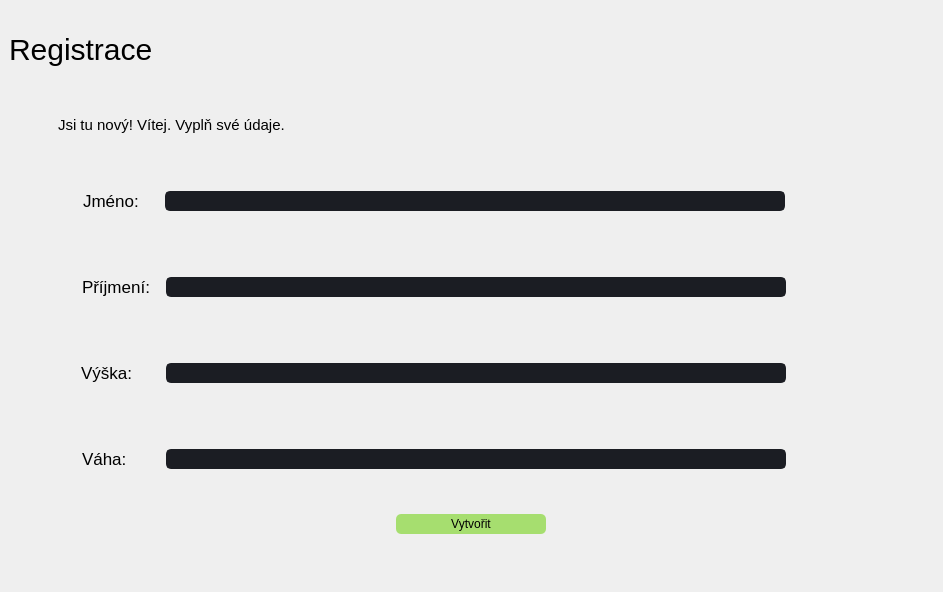
                  <widget class="QWidget" name="registration_widget">
                   <layout class="QHBoxLayout" name="horizontalLayout_56">
                    <property name="spacing">
                     <number>0</number>
                    </property>
                    <property name="leftMargin">
                     <number>0</number>
                    </property>
                    <property name="topMargin">
                     <number>0</number>
                    </property>
                    <property name="rightMargin">
                     <number>0</number>
                    </property>
                    <property name="bottomMargin">
                     <number>0</number>
                    </property>
                    <item>
                     <widget class="QFrame" name="registration_frame">
                      <property name="styleSheet">
                       <string notr="true">border: none;</string>
                      </property>
                      <property name="frameShape">
                       <enum>QFrame::StyledPanel</enum>
                      </property>
                      <property name="frameShadow">
                       <enum>QFrame::Raised</enum>
                      </property>
                      <layout class="QVBoxLayout" name="verticalLayout_20">
                       <item>
                        <widget class="QLabel" name="label_23">
                         <property name="minimumSize">
                          <size>
                           <width>0</width>
                           <height>80</height>
                          </size>
                         </property>
                         <property name="styleSheet">
                          <string notr="true">QLabel {
	font-size: 30px;
	qproperty-alignment: AlignCenter;
}</string>
                         </property>
                         <property name="text">
                          <string>Registrace</string>
                         </property>
                        </widget>
                       </item>
                       <item>
                        <widget class="QFrame" name="frame_20">
                         <property name="minimumSize">
                          <size>
                           <width>0</width>
                           <height>60</height>
                          </size>
                         </property>
                         <property name="frameShape">
                          <enum>QFrame::StyledPanel</enum>
                         </property>
                         <property name="frameShadow">
                          <enum>QFrame::Raised</enum>
                         </property>
                         <layout class="QHBoxLayout" name="horizontalLayout_62">
                          <item>
                           <spacer name="horizontalSpacer_57">
                            <property name="orientation">
                             <enum>Qt::Horizontal</enum>
                            </property>
                            <property name="sizeHint" stdset="0">
                             <size>
                              <width>40</width>
                              <height>20</height>
                             </size>
                            </property>
                           </spacer>
                          </item>
                          <item>
                           <widget class="QLabel" name="label_28">
                            <property name="styleSheet">
                             <string notr="true">QLabel {
	font-size: 15px;
}</string>
                            </property>
                            <property name="text">
                             <string>Jsi tu nový! Vítej. Vyplň své údaje.</string>
                            </property>
                           </widget>
                          </item>
                          <item>
                           <spacer name="horizontalSpacer_58">
                            <property name="orientation">
                             <enum>Qt::Horizontal</enum>
                            </property>
                            <property name="sizeType">
                             <enum>QSizePolicy::Fixed</enum>
                            </property>
                            <property name="sizeHint" stdset="0">
                             <size>
                              <width>600</width>
                              <height>20</height>
                             </size>
                            </property>
                           </spacer>
                          </item>
                          <item>
                           <spacer name="horizontalSpacer_56">
                            <property name="orientation">
                             <enum>Qt::Horizontal</enum>
                            </property>
                            <property name="sizeHint" stdset="0">
                             <size>
                              <width>40</width>
                              <height>20</height>
                             </size>
                            </property>
                           </spacer>
                          </item>
                         </layout>
                        </widget>
                       </item>
                       <item>
                        <widget class="QFrame" name="registration_name_frame">
                         <property name="minimumSize">
                          <size>
                           <width>0</width>
                           <height>80</height>
                          </size>
                         </property>
                         <property name="frameShape">
                          <enum>QFrame::StyledPanel</enum>
                         </property>
                         <property name="frameShadow">
                          <enum>QFrame::Raised</enum>
                         </property>
                         <layout class="QHBoxLayout" name="horizontalLayout_57">
                          <item>
                           <spacer name="horizontalSpacer_48">
                            <property name="orientation">
                             <enum>Qt::Horizontal</enum>
                            </property>
                            <property name="sizeType">
                             <enum>QSizePolicy::Expanding</enum>
                            </property>
                            <property name="sizeHint" stdset="0">
                             <size>
                              <width>40</width>
                              <height>20</height>
                             </size>
                            </property>
                           </spacer>
                          </item>
                          <item>
                           <widget class="QLabel" name="label_24">
                            <property name="styleSheet">
                             <string notr="true">QLabel {
	font-size: 17px;
	padding-right: 15px;
}</string>
                            </property>
                            <property name="text">
                             <string>Jméno:</string>
                            </property>
                           </widget>
                          </item>
                          <item>
                           <widget class="QLineEdit" name="registration_name_edit">
                            <property name="minimumSize">
                             <size>
                              <width>620</width>
                              <height>0</height>
                             </size>
                            </property>
                            <property name="maximumSize">
                             <size>
                              <width>620</width>
                              <height>16777215</height>
                             </size>
                            </property>
                            <property name="styleSheet">
                             <string notr="true">QLineEdit {
	background-color: rgb(27, 29, 35);
	border-radius: 5px;
	border: 2px solid rgb(27, 29, 35);
	padding-left: 10px;
}
QLineEdit:hover {
	border: 2px solid rgb(64, 71, 88);
}
QLineEdit:focus {
	border: 2px solid rgb(91, 101, 124);
}</string>
                            </property>
                           </widget>
                          </item>
                          <item>
                           <spacer name="horizontalSpacer_53">
                            <property name="orientation">
                             <enum>Qt::Horizontal</enum>
                            </property>
                            <property name="sizeType">
                             <enum>QSizePolicy::Fixed</enum>
                            </property>
                            <property name="sizeHint" stdset="0">
                             <size>
                              <width>80</width>
                              <height>20</height>
                             </size>
                            </property>
                           </spacer>
                          </item>
                          <item>
                           <spacer name="horizontalSpacer_47">
                            <property name="orientation">
                             <enum>Qt::Horizontal</enum>
                            </property>
                            <property name="sizeHint" stdset="0">
                             <size>
                              <width>40</width>
                              <height>20</height>
                             </size>
                            </property>
                           </spacer>
                          </item>
                         </layout>
                        </widget>
                       </item>
                       <item>
                        <widget class="QFrame" name="registration_surname_frame">
                         <property name="minimumSize">
                          <size>
                           <width>0</width>
                           <height>80</height>
                          </size>
                         </property>
                         <property name="frameShape">
                          <enum>QFrame::StyledPanel</enum>
                         </property>
                         <property name="frameShadow">
                          <enum>QFrame::Raised</enum>
                         </property>
                         <layout class="QHBoxLayout" name="horizontalLayout_58">
                          <item>
                           <spacer name="horizontalSpacer_49">
                            <property name="orientation">
                             <enum>Qt::Horizontal</enum>
                            </property>
                            <property name="sizeHint" stdset="0">
                             <size>
                              <width>40</width>
                              <height>20</height>
                             </size>
                            </property>
                           </spacer>
                          </item>
                          <item>
                           <widget class="QLabel" name="label_25">
                            <property name="styleSheet">
                             <string notr="true">QLabel {
	font-size: 17px;
	padding-right: 5px;
}</string>
                            </property>
                            <property name="text">
                             <string>Příjmení:</string>
                            </property>
                           </widget>
                          </item>
                          <item>
                           <widget class="QLineEdit" name="registration_surname_edit">
                            <property name="minimumSize">
                             <size>
                              <width>620</width>
                              <height>0</height>
                             </size>
                            </property>
                            <property name="maximumSize">
                             <size>
                              <width>620</width>
                              <height>16777215</height>
                             </size>
                            </property>
                            <property name="styleSheet">
                             <string notr="true">QLineEdit {
	background-color: rgb(27, 29, 35);
	border-radius: 5px;
	border: 2px solid rgb(27, 29, 35);
	padding-left: 10px;
}
QLineEdit:hover {
	border: 2px solid rgb(64, 71, 88);
}
QLineEdit:focus {
	border: 2px solid rgb(91, 101, 124);
}</string>
                            </property>
                           </widget>
                          </item>
                          <item>
                           <spacer name="horizontalSpacer_52">
                            <property name="orientation">
                             <enum>Qt::Horizontal</enum>
                            </property>
                            <property name="sizeType">
                             <enum>QSizePolicy::Fixed</enum>
                            </property>
                            <property name="sizeHint" stdset="0">
                             <size>
                              <width>80</width>
                              <height>20</height>
                             </size>
                            </property>
                           </spacer>
                          </item>
                          <item>
                           <spacer name="horizontalSpacer_46">
                            <property name="orientation">
                             <enum>Qt::Horizontal</enum>
                            </property>
                            <property name="sizeHint" stdset="0">
                             <size>
                              <width>40</width>
                              <height>20</height>
                             </size>
                            </property>
                           </spacer>
                          </item>
                         </layout>
                        </widget>
                       </item>
                       <item>
                        <widget class="QFrame" name="registration_height_frame">
                         <property name="minimumSize">
                          <size>
                           <width>0</width>
                           <height>80</height>
                          </size>
                         </property>
                         <property name="frameShape">
                          <enum>QFrame::StyledPanel</enum>
                         </property>
                         <property name="frameShadow">
                          <enum>QFrame::Raised</enum>
                         </property>
                         <layout class="QHBoxLayout" name="horizontalLayout_59">
                          <item>
                           <spacer name="horizontalSpacer_50">
                            <property name="orientation">
                             <enum>Qt::Horizontal</enum>
                            </property>
                            <property name="sizeHint" stdset="0">
                             <size>
                              <width>40</width>
                              <height>20</height>
                             </size>
                            </property>
                           </spacer>
                          </item>
                          <item>
                           <widget class="QLabel" name="label_26">
                            <property name="styleSheet">
                             <string notr="true">QLabel {
	font-size: 17px;
	padding-right: 23px;
}</string>
                            </property>
                            <property name="text">
                             <string>Výška:</string>
                            </property>
                           </widget>
                          </item>
                          <item>
                           <widget class="QLineEdit" name="registration_height_edit">
                            <property name="minimumSize">
                             <size>
                              <width>620</width>
                              <height>0</height>
                             </size>
                            </property>
                            <property name="maximumSize">
                             <size>
                              <width>620</width>
                              <height>16777215</height>
                             </size>
                            </property>
                            <property name="styleSheet">
                             <string notr="true">QLineEdit {
	background-color: rgb(27, 29, 35);
	border-radius: 5px;
	border: 2px solid rgb(27, 29, 35);
	padding-left: 10px;
}
QLineEdit:hover {
	border: 2px solid rgb(64, 71, 88);
}
QLineEdit:focus {
	border: 2px solid rgb(91, 101, 124);
}</string>
                            </property>
                           </widget>
                          </item>
                          <item>
                           <spacer name="horizontalSpacer_54">
                            <property name="orientation">
                             <enum>Qt::Horizontal</enum>
                            </property>
                            <property name="sizeType">
                             <enum>QSizePolicy::Fixed</enum>
                            </property>
                            <property name="sizeHint" stdset="0">
                             <size>
                              <width>80</width>
                              <height>20</height>
                             </size>
                            </property>
                           </spacer>
                          </item>
                          <item>
                           <spacer name="horizontalSpacer_45">
                            <property name="orientation">
                             <enum>Qt::Horizontal</enum>
                            </property>
                            <property name="sizeHint" stdset="0">
                             <size>
                              <width>40</width>
                              <height>20</height>
                             </size>
                            </property>
                           </spacer>
                          </item>
                         </layout>
                        </widget>
                       </item>
                       <item>
                        <widget class="QFrame" name="registration_weight_frame">
                         <property name="minimumSize">
                          <size>
                           <width>0</width>
                           <height>80</height>
                          </size>
                         </property>
                         <property name="frameShape">
                          <enum>QFrame::StyledPanel</enum>
                         </property>
                         <property name="frameShadow">
                          <enum>QFrame::Raised</enum>
                         </property>
                         <layout class="QHBoxLayout" name="horizontalLayout_60">
                          <item>
                           <spacer name="horizontalSpacer_51">
                            <property name="orientation">
                             <enum>Qt::Horizontal</enum>
                            </property>
                            <property name="sizeHint" stdset="0">
                             <size>
                              <width>40</width>
                              <height>20</height>
                             </size>
                            </property>
                           </spacer>
                          </item>
                          <item>
                           <widget class="QLabel" name="label_27">
                            <property name="styleSheet">
                             <string notr="true">QLabel {
	font-size: 17px;
	padding-right: 28px;
}</string>
                            </property>
                            <property name="text">
                             <string>Váha:</string>
                            </property>
                           </widget>
                          </item>
                          <item>
                           <widget class="QLineEdit" name="registration_weight_edit">
                            <property name="minimumSize">
                             <size>
                              <width>620</width>
                              <height>0</height>
                             </size>
                            </property>
                            <property name="maximumSize">
                             <size>
                              <width>620</width>
                              <height>16777215</height>
                             </size>
                            </property>
                            <property name="styleSheet">
                             <string notr="true">QLineEdit {
	background-color: rgb(27, 29, 35);
	border-radius: 5px;
	border: 2px solid rgb(27, 29, 35);
	padding-left: 10px;
}
QLineEdit:hover {
	border: 2px solid rgb(64, 71, 88);
}
QLineEdit:focus {
	border: 2px solid rgb(91, 101, 124);
}</string>
                            </property>
                           </widget>
                          </item>
                          <item>
                           <spacer name="horizontalSpacer_55">
                            <property name="orientation">
                             <enum>Qt::Horizontal</enum>
                            </property>
                            <property name="sizeType">
                             <enum>QSizePolicy::Fixed</enum>
                            </property>
                            <property name="sizeHint" stdset="0">
                             <size>
                              <width>80</width>
                              <height>20</height>
                             </size>
                            </property>
                           </spacer>
                          </item>
                          <item>
                           <spacer name="horizontalSpacer_44">
                            <property name="orientation">
                             <enum>Qt::Horizontal</enum>
                            </property>
                            <property name="sizeHint" stdset="0">
                             <size>
                              <width>40</width>
                              <height>20</height>
                             </size>
                            </property>
                           </spacer>
                          </item>
                         </layout>
                        </widget>
                       </item>
                       <item>
                        <widget class="QFrame" name="registration_create_frame">
                         <property name="frameShape">
                          <enum>QFrame::StyledPanel</enum>
                         </property>
                         <property name="frameShadow">
                          <enum>QFrame::Raised</enum>
                         </property>
                         <layout class="QHBoxLayout" name="horizontalLayout_61">
                          <item>
                           <widget class="QPushButton" name="registration_create_button">
                            <property name="minimumSize">
                             <size>
                              <width>150</width>
                              <height>20</height>
                             </size>
                            </property>
                            <property name="maximumSize">
                             <size>
                              <width>150</width>
                              <height>20</height>
                             </size>
                            </property>
                            <property name="styleSheet">
                             <string notr="true">QPushButton {
	background-color: rgba(115, 210, 22, 150);
	color: rgb(0, 0, 0);
	border: 0px solid rgba(115, 210, 22, 150);
	border-radius: 5px;
}
QPushButton:hover {
	background-color: rgba(115, 210, 22, 200);
}
QPushButton:pressed {
	background-color: rgba(85, 170, 255, 100);
}</string>
                            </property>
                            <property name="text">
                             <string>Vytvořit</string>
                            </property>
                           </widget>
                          </item>
                         </layout>
                        </widget>
                       </item>
                       <item>
                        <spacer name="verticalSpacer_20">
                         <property name="orientation">
                          <enum>Qt::Vertical</enum>
                         </property>
                         <property name="sizeHint" stdset="0">
                          <size>
                           <width>20</width>
                           <height>40</height>
                          </size>
                         </property>
                        </spacer>
                       </item>
                      </layout>
                     </widget>
                    </item>
                   </layout>
                  </widget>
